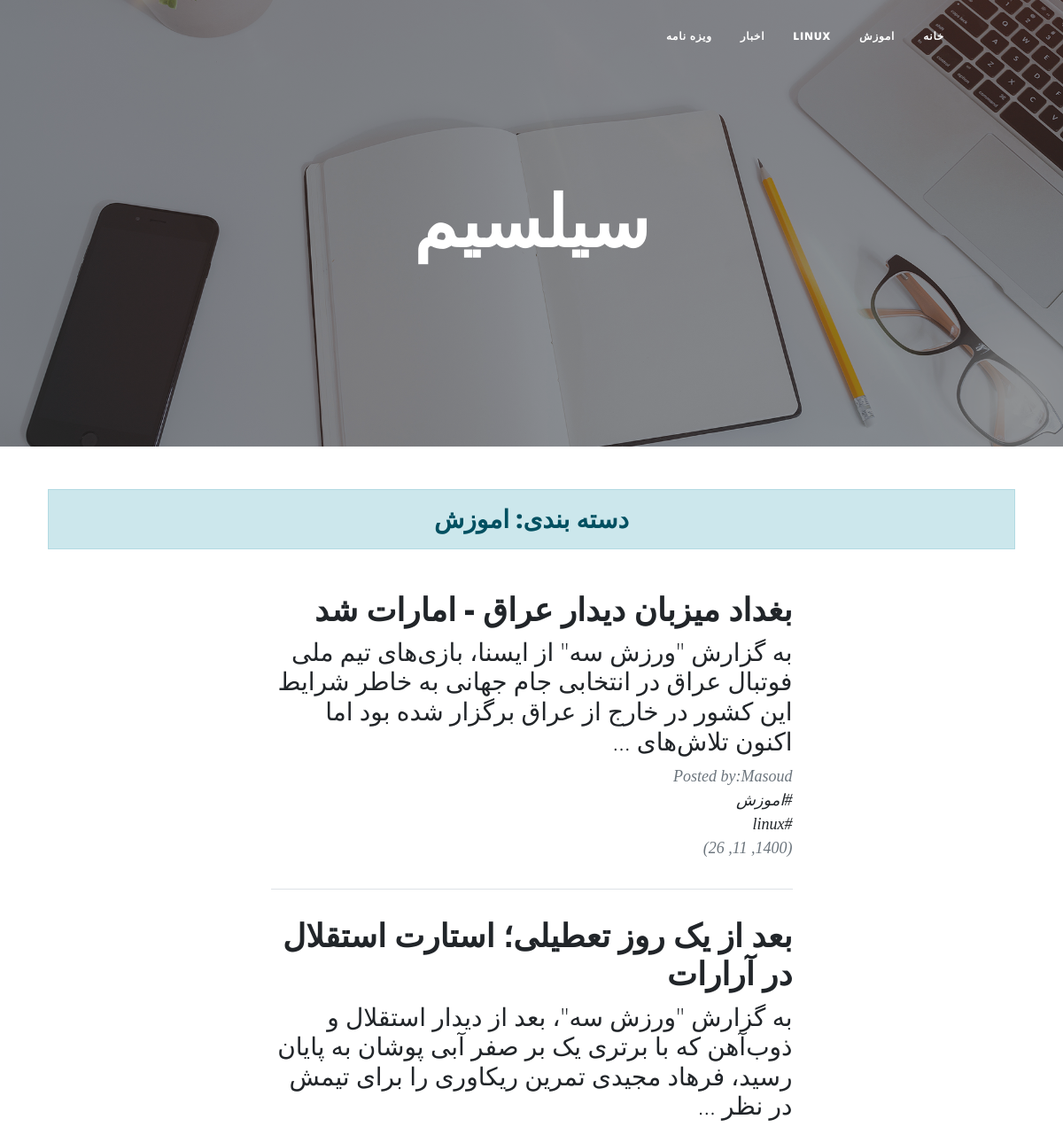
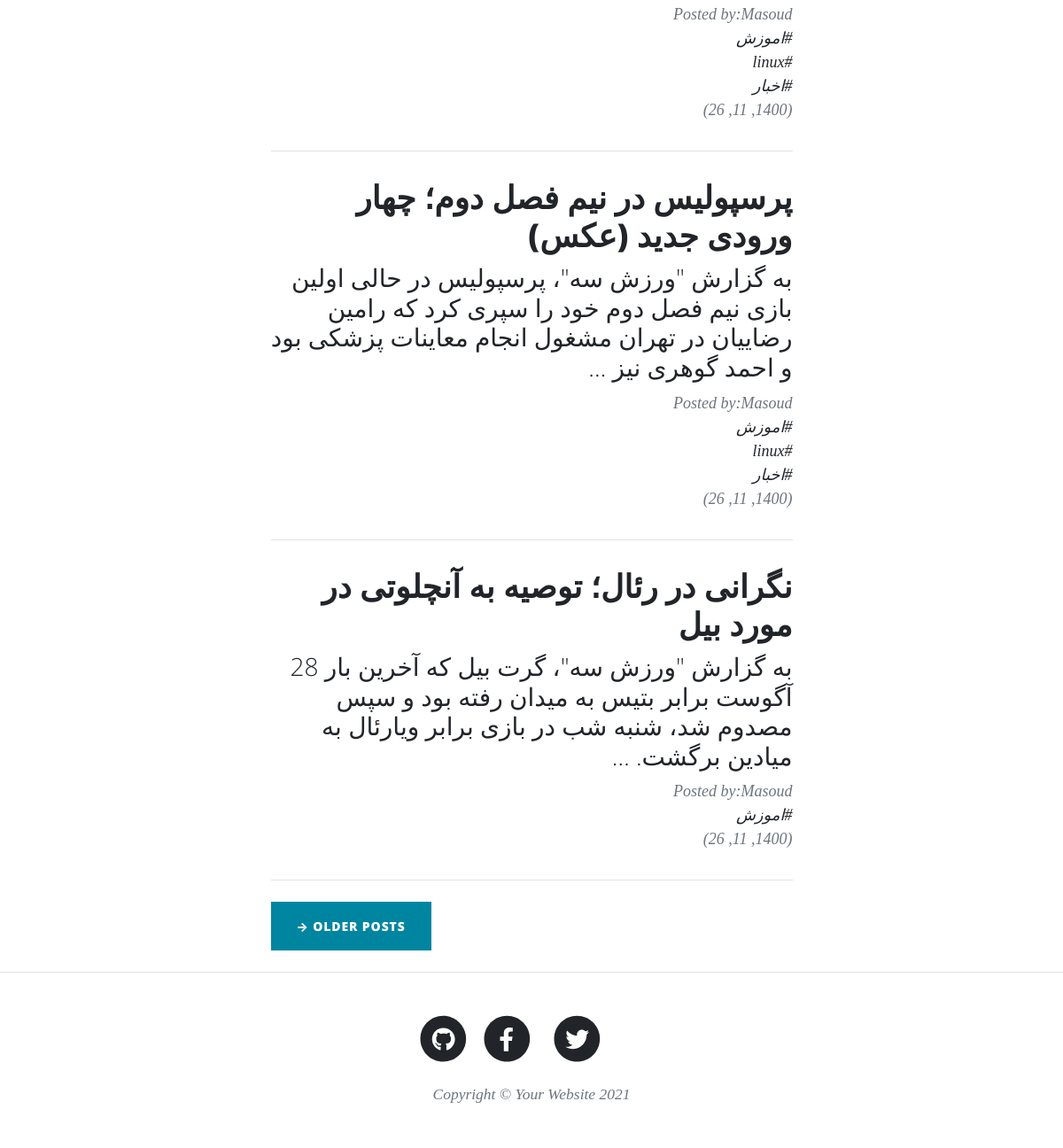
Page /blog/category/learning/ on the committed database (2 pictures, top to bottom).
### blog/models.py (models this page shows, shortened)
class Category(models.Model):
	parent = models.ForeignKey(
        'self',default=None,null=True,blank=True,on_delete=models.SET_NULL,related_name='children',verbose_name='زیردسته'
        )
	title = models.CharField(max_length=100,verbose_name='عنوان دسته بندی')
	slug = models.SlugField(max_length=100,unique=True,verbose_name='ادرس دسته بندی')
	status = models.BooleanField(default=True,verbose_name='ایا نمایش داده شود؟')
	position = models.IntegerField(verbose_name='پوزیشن')
	class Meta:
		verbose_name='دسته بندی'
		verbose_name_plural="دسته بندی ها"
		ordering = ['position']

class Article(models.Model):
	STATUS_CHOICES = (
	('Publish','منتشرشده'),
	('Draft','پیش نویس'),
	)
	author = models.ForeignKey(User,null=True,on_delete=models.SET_NULL,related_name='نویسنده')
	title = models.CharField(max_length=100,verbose_name='عنوان مقاله')
	slug = models.SlugField(max_length=200,unique=True,verbose_name='آدرس مقاله')
	category = models.ManyToManyField(Category,verbose_name='دسته بندی',related_name='articles')
	description = models.TextField(verbose_name='محتوا')
	thumbnail=models.ImageField(upload_to='images',verbose_name='تصویر مقاله')
	publish = models.DateTimeField(default=timezone.now,verbose_name='زمان انتشار')
	created = models.DateTimeField(auto_now_add=True)
	updated = models.DateTimeField(auto_now=True)
	status = models.CharField(max_length=11,choices=STATUS_CHOICES,default='Draft',verbose_name='وضعیت')
	class Meta:
		verbose_name="مقاله"
		verbose_name_plural='مقالات'
		ordering=['-publish']
	def jpublish(self):
		return jalali_converter(self.publish)
	objects = ArticleManager()

### blog/views.py (the view)
# urls.py: path('category/<slug:slug>/',views.category,name='category'),
def category(request,slug):
    context = {
        'articles':Article.objects.filter(status='Publish'),
        'category':Category.objects.filter(status=True),
		'categorys':get_object_or_404(Category,slug=slug,status=True),
	}
    return render(request,'blog/category.html',context)

### blog/models.py (called while the page is built)
    def published(self):
        return self.filter(status='Publish')

### extensions/jalali.py (called while the page is built)
    def persian_tuple(self):
        return self.persian_year, self.persian_month, self.persian_day

### extensions/utils.py (called while the page is built)
def jalali_converter(time):
	time_to_str="{},{},{}".format(time.year,time.month,time.day)
	output=jalali.Gregorian(time_to_str).persian_tuple()
	return output

### blog/templates/blog/category.html
{% extends "blog/base.html" %}
{% load static %}
{% block main %}
        <header class="masthead" style="background-image: url('{% static 'assets/img/home-bg.jpg' %}')">
            <div class="container position-relative px-4 px-lg-5">
                <div class="row gx-4 gx-lg-5 justify-content-center">
                    <div class="col-md-10 col-lg-8 col-xl-7">
                        <div class="site-heading">
                            <h1>سیلسیم</h1>
                        </div>
                    </div>
                </div>
            </div>
        </header>
  <div class="container px-4 px-lg-5">
            <div class="row gx-4 gx-lg-5 justify-content-center">
                 <h3 class="alert alert-primary text-center">دسته بندی: {{categorys.title}}</h3>
                 <div class="col-md-10 col-lg-8 col-xl-7">
                    {% for article in categorys.articles.published %}
                   <div class="post-preview">
                        <a href="{% url 'blog:detailview' article.slug %}">
                            <h2 class="post-title">{{article.title}}</h2>
                            <h3 class="post-subtitle">{{ article.description|truncatewords:30 }}</h3>
                        </a>
                        <p class="post-meta">
                            Posted by:Masoud
                            {% for cat in article.category.all %}
                            <a href="{% url 'blog:category' cat.slug %}"><br>#{{cat.title}}
                            </a>
                            {% endfor %}
                            <br>
                          {{article.jpublish}}
                        </p>
                    </div>
                    <hr class="my-4" />
                   {% endfor %}
                    <div class="d-flex justify-content-end mb-4"><a class="btn btn-primary text-uppercase" href="#!">Older Posts →</a></div>
                </div>
            </div>
        </div>
{% endblock %}

### blog/templates/blog/base.html (shortened to what this page needs)
{% load static %}
<!DOCTYPE html>
<html lang="en">
    <head>
        <link href="{% static 'css/styles.css' %}" rel="stylesheet" />
        <link href="{% static 'css/rtl.css' %}" rel="stylesheet" />
    </head>
    <body>
          <nav class="navbar navbar-expand-lg navbar-light" id="mainNav">
            <div class="container px-4 px-lg-5">
                <div class="collapse navbar-collapse" id="navbarResponsive">
                    <ul class="navbar-nav ms-auto py-4 py-lg-0">
                        <li class="nav-item"><a class="nav-link px-lg-3 py-3 py-lg-4" href="{% url 'blog:home' %}">خانه</a></li>
                       {% for cat in category %}
                       {% if cat.parent == None %}
                       <li class="nav-item"><a class="nav-link px-lg-3 py-3 py-lg-4" href="{% url 'blog:category' cat.slug %}">{{cat.title}}</a></li>
                       {% endif %}
                       {% endfor %}
                    </ul>
                </div>
            </div>
        </nav>
      {% block main %}
      {% endblock %}
        <footer class="border-top">
            <div class="container px-4 px-lg-5">
                <div class="row gx-4 gx-lg-5 justify-content-center">
                    <div class="col-md-10 col-lg-8 col-xl-7">
                        <ul class="list-inline text-center">
                            <li class="list-inline-item">
                                <a href="#!">
                                    <span class="fa-stack fa-lg">
                                        <i class="fas fa-circle fa-stack-2x"></i>
                                        <i class="fab fa-twitter fa-stack-1x fa-inverse"></i>
                                    </span>
                                </a>
                            </li>
                            <li class="list-inline-item">
                                <a href="#!">
                                    <span class="fa-stack fa-lg">
                                        <i class="fas fa-circle fa-stack-2x"></i>
                                        <i class="fab fa-facebook-f fa-stack-1x fa-inverse"></i>
                                    </span>
                                </a>
                            </li>
                            <li class="list-inline-item">
                                <a href="#!">
                                    <span class="fa-stack fa-lg">
                                        <i class="fas fa-circle fa-stack-2x"></i>
                                        <i class="fab fa-github fa-stack-1x fa-inverse"></i>
                                    </span>
                                </a>
                            </li>
                        </ul>
                        <div class="small text-center text-muted fst-italic">Copyright &copy; Your Website 2021</div>
                    </div>
                </div>
            </div>
        </footer>
    </body>
</html>

### blog/static/css/rtl.css (style rules this page uses)
body { direction: rtl; font-family: verdana; }

### rows in the picture
Category: title "اموزش"
Category: title "LINUX", title "linux"
Category: title "اخبار"
Category: title "ویزه نامه"
Article: title "بغداد میزبان دیدار عراق - امارات شد", description "به گزارش \"ورزش سه\" از ایسنا، بازی‌های تیم ملی فوتبال عراق در انتخابی جام جهانی به خاطر شرایط این کشور در خارج از عراق برگزار شده بود اما اکنون تلاش‌های …", jpublish "(1400, 11, 26)"
Article: title "بعد از یک روز تعطیلی؛ استارت استقلال در آرارات", description "به گزارش \"ورزش سه\"، بعد از دیدار استقلال و ذوب‌آهن که با برتری یک بر صفر آبی پوشان به پایان رسید، فرهاد مجیدی تمرین ریکاوری را برای تیمش در نظر …", jpublish "(1400, 11, 26)"
Article: title "پرسپولیس در نیم فصل دوم؛ چهار ورودی جدید (عکس)", description "به گزارش \"ورزش سه\"، پرسپولیس در حالی اولین بازی نیم فصل دوم خود را سپری کرد که رامین رضاییان در تهران مشغول انجام معاینات پزشکی بود و احمد گوهری نیز …", jpublish "(1400, 11, 26)"
Article: title "نگرانی در رئال؛ توصیه به آنچلوتی در مورد بیل", description "به گزارش \"ورزش سه\"، گرت بیل که آخرین بار 28 آگوست برابر بتیس به میدان رفته بود و سپس مصدوم شد، شنبه شب در بازی برابر ویارئال به میادین برگشت. …", jpublish "(1400, 11, 26)"
